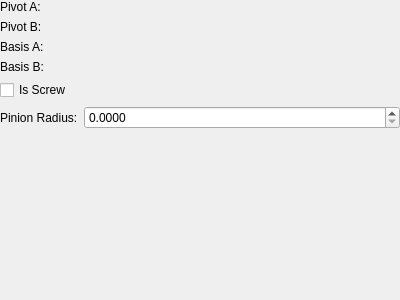
<?xml version="1.0" encoding="UTF-8"?>
<ui version="4.0">
 <class>RackAndPinion</class>
 <widget class="QWidget" name="RackAndPinion">
  <property name="geometry">
   <rect>
    <x>0</x>
    <y>0</y>
    <width>400</width>
    <height>300</height>
   </rect>
  </property>
  <property name="windowTitle">
   <string>Form</string>
  </property>
  <layout class="QGridLayout" name="gridLayout">
   <property name="leftMargin">
    <number>0</number>
   </property>
   <property name="topMargin">
    <number>0</number>
   </property>
   <property name="rightMargin">
    <number>0</number>
   </property>
   <property name="bottomMargin">
    <number>0</number>
   </property>
   <item row="0" column="1">
    <widget class="Vec3Setter" name="widgetPivotA" native="true"/>
   </item>
   <item row="2" column="1">
    <widget class="RotationSetter" name="widgetBasisA" native="true"/>
   </item>
   <item row="3" column="1">
    <widget class="RotationSetter" name="widgetBasisB" native="true"/>
   </item>
   <item row="1" column="1">
    <widget class="Vec3Setter" name="widgetPivotB" native="true"/>
   </item>
   <item row="5" column="0">
    <widget class="QLabel" name="labelRadius">
     <property name="text">
      <string>Pinion Radius:</string>
     </property>
    </widget>
   </item>
   <item row="2" column="0">
    <widget class="QLabel" name="label_3">
     <property name="sizePolicy">
      <sizepolicy hsizetype="Fixed" vsizetype="Preferred">
       <horstretch>0</horstretch>
       <verstretch>0</verstretch>
      </sizepolicy>
     </property>
     <property name="text">
      <string>Basis A:</string>
     </property>
    </widget>
   </item>
   <item row="3" column="0">
    <widget class="QLabel" name="label_4">
     <property name="sizePolicy">
      <sizepolicy hsizetype="Fixed" vsizetype="Preferred">
       <horstretch>0</horstretch>
       <verstretch>0</verstretch>
      </sizepolicy>
     </property>
     <property name="text">
      <string>Basis B:</string>
     </property>
    </widget>
   </item>
   <item row="0" column="0">
    <widget class="QLabel" name="label">
     <property name="sizePolicy">
      <sizepolicy hsizetype="Fixed" vsizetype="Preferred">
       <horstretch>0</horstretch>
       <verstretch>0</verstretch>
      </sizepolicy>
     </property>
     <property name="text">
      <string>Pivot A:</string>
     </property>
    </widget>
   </item>
   <item row="4" column="0" colspan="2">
    <widget class="QCheckBox" name="checkBoxScrew">
     <property name="text">
      <string>Is Screw</string>
     </property>
    </widget>
   </item>
   <item row="1" column="0">
    <widget class="QLabel" name="label_2">
     <property name="sizePolicy">
      <sizepolicy hsizetype="Fixed" vsizetype="Preferred">
       <horstretch>0</horstretch>
       <verstretch>0</verstretch>
      </sizepolicy>
     </property>
     <property name="text">
      <string>Pivot B:</string>
     </property>
    </widget>
   </item>
   <item row="5" column="1">
    <widget class="QDoubleSpinBox" name="spinBoxRadius">
     <property name="decimals">
      <number>4</number>
     </property>
     <property name="maximum">
      <double>9999.000000000000000</double>
     </property>
    </widget>
   </item>
   <item row="6" column="0">
    <spacer name="verticalSpacer">
     <property name="orientation">
      <enum>Qt::Vertical</enum>
     </property>
     <property name="sizeHint" stdset="0">
      <size>
       <width>20</width>
       <height>40</height>
      </size>
     </property>
    </spacer>
   </item>
  </layout>
 </widget>
 <customwidgets>
  <customwidget>
   <class>Vec3Setter</class>
   <extends>QWidget</extends>
   <header>vec3setter.h</header>
   <container>1</container>
  </customwidget>
  <customwidget>
   <class>RotationSetter</class>
   <extends>QWidget</extends>
   <header>rotationsetter.h</header>
   <container>1</container>
  </customwidget>
 </customwidgets>
 <resources/>
 <connections/>
</ui>
